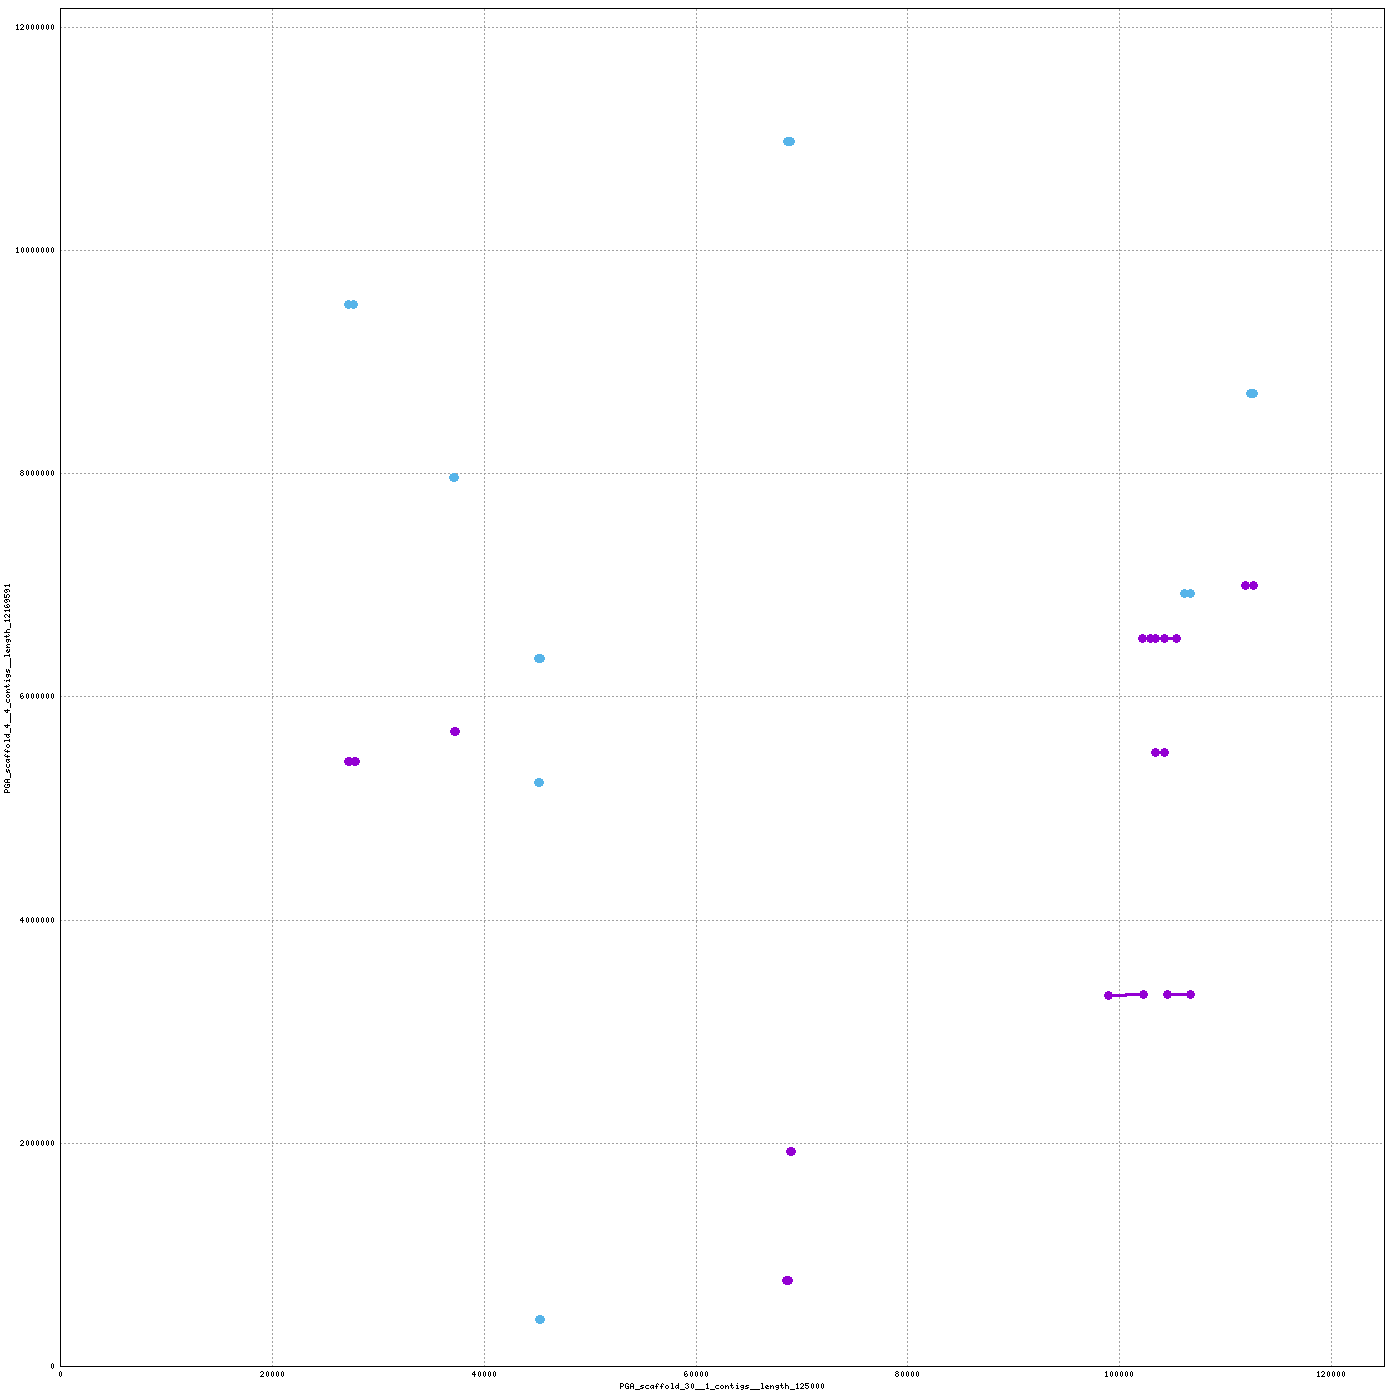

This chart was generated by the following gnuplot code:
set terminal png tiny size 1400,1400
set output "/home/mike/Desktop/scripts/snakes/plot_pairs/hiCversion1.linear/nucmer/nucmer.59.png"
set size 1,1
set grid
unset key
set border 15
set tics scale 0
set xlabel "PGA_scaffold_30__1_contigs__length_125000"
set ylabel "PGA_scaffold_4__4_contigs__length_12169591"
set format "%.0f"
set mouse format "%.0f"
set mouse mouseformat "[%.0f, %.0f]"
if(GPVAL_VERSION < 5) set mouse clipboardformat "[%.0f, %.0f]"
set xrange [1:125000]
set yrange [1:12169591]
set style line 1  lt 1 lw 3 pt 6 ps 1
set style line 2  lt 3 lw 3 pt 6 ps 1
set style line 3  lt 2 lw 3 pt 6 ps 1
plot \
 "/home/mike/Desktop/scripts/snakes/plot_pairs/hiCversion1.linear/nucmer/nucmer.59.fplot" title "FWD" w lp ls 1, \
 "/home/mike/Desktop/scripts/snakes/plot_pairs/hiCversion1.linear/nucmer/nucmer.59.rplot" title "REV" w lp ls 2
